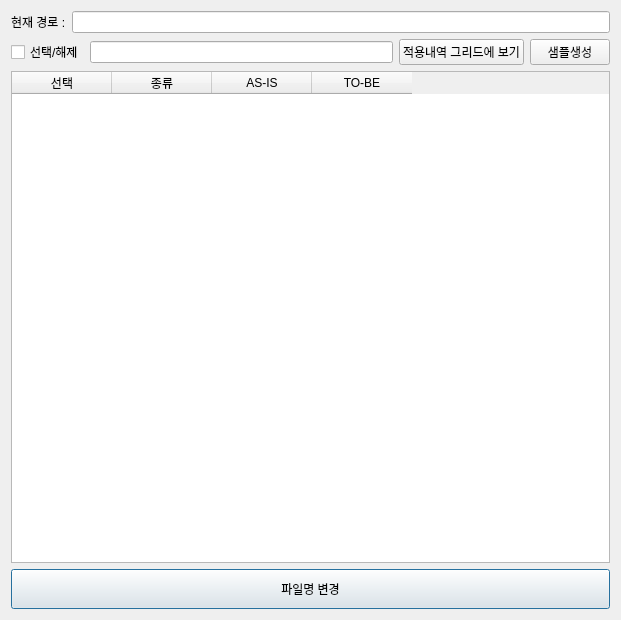
<?xml version="1.0" encoding="UTF-8"?>
<ui version="4.0">
 <class>Dialog</class>
 <widget class="QDialog" name="Dialog">
  <property name="geometry">
   <rect>
    <x>0</x>
    <y>0</y>
    <width>621</width>
    <height>620</height>
   </rect>
  </property>
  <property name="windowTitle">
   <string>파일명 일괄변경</string>
  </property>
  <property name="windowIcon">
   <iconset>
    <normaloff>../img/rename.png</normaloff>../img/rename.png</iconset>
  </property>
  <layout class="QGridLayout" name="gridLayout_5">
   <item row="3" column="0">
    <layout class="QGridLayout" name="gridLayout_3">
     <item row="0" column="0">
      <widget class="QPushButton" name="btnOk">
       <property name="minimumSize">
        <size>
         <width>0</width>
         <height>40</height>
        </size>
       </property>
       <property name="text">
        <string>파일명 변경</string>
       </property>
      </widget>
     </item>
    </layout>
   </item>
   <item row="0" column="0">
    <layout class="QGridLayout" name="gridLayout_4">
     <item row="0" column="0">
      <widget class="QLabel" name="label">
       <property name="text">
        <string>현재 경로 :</string>
       </property>
      </widget>
     </item>
     <item row="0" column="1">
      <widget class="QLineEdit" name="txtUrl"/>
     </item>
    </layout>
   </item>
   <item row="1" column="0">
    <layout class="QGridLayout" name="gridLayout">
     <item row="0" column="1">
      <widget class="QLineEdit" name="txtReplace"/>
     </item>
     <item row="0" column="3">
      <widget class="QPushButton" name="btnTest">
       <property name="text">
        <string>적용내역 그리드에 보기</string>
       </property>
      </widget>
     </item>
     <item row="0" column="0">
      <widget class="QCheckBox" name="chkAll">
       <property name="minimumSize">
        <size>
         <width>0</width>
         <height>0</height>
        </size>
       </property>
       <property name="text">
        <string>선택/해제</string>
       </property>
      </widget>
     </item>
     <item row="0" column="4">
      <widget class="QPushButton" name="btnMakeFile">
       <property name="enabled">
        <bool>true</bool>
       </property>
       <property name="text">
        <string>샘플생성</string>
       </property>
      </widget>
     </item>
    </layout>
   </item>
   <item row="2" column="0">
    <layout class="QGridLayout" name="gridLayout_2">
     <item row="0" column="0">
      <widget class="QTableWidget" name="tblFiles">
       <column>
        <property name="text">
         <string>선택</string>
        </property>
       </column>
       <column>
        <property name="text">
         <string>종류</string>
        </property>
       </column>
       <column>
        <property name="text">
         <string>AS-IS</string>
        </property>
       </column>
       <column>
        <property name="text">
         <string>TO-BE</string>
        </property>
       </column>
      </widget>
     </item>
    </layout>
   </item>
  </layout>
 </widget>
 <resources/>
 <connections/>
</ui>
